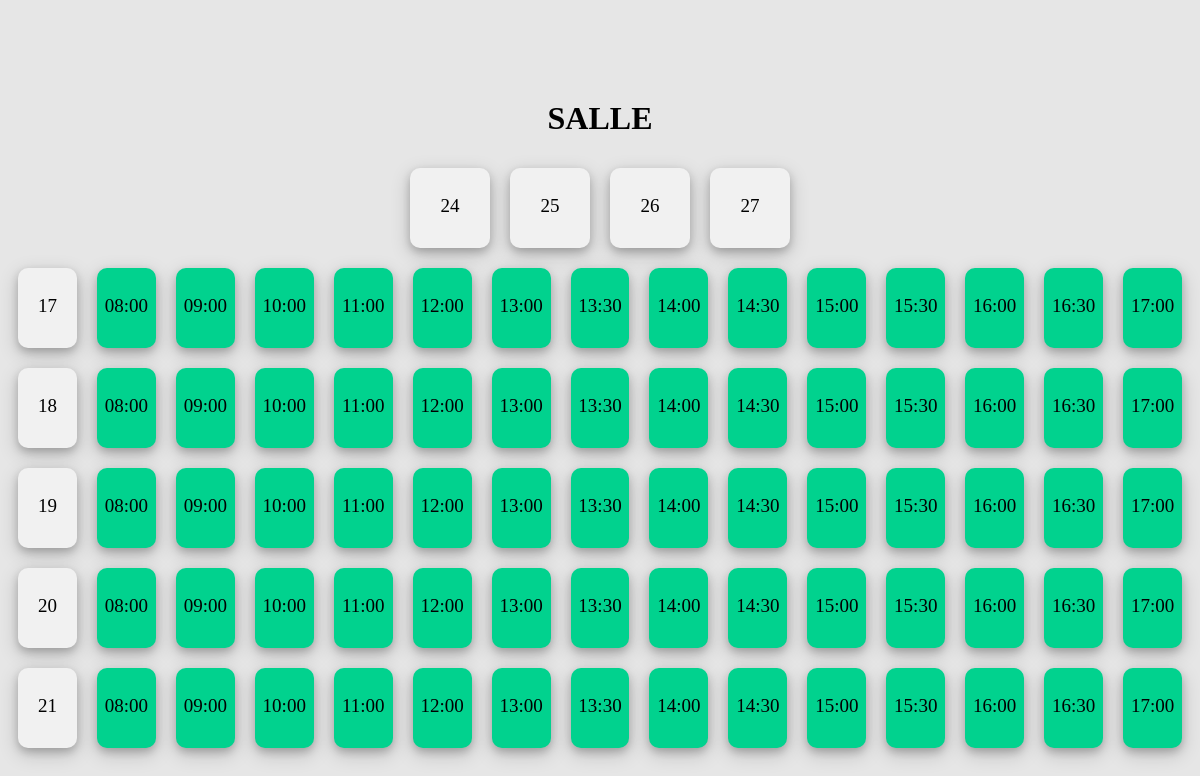
Page /salle.php on the committed database.
### tables this page shows
CREATE TABLE IF NOT EXISTS `semaines` (
  `IdSemaine` int(11) NOT NULL AUTO_INCREMENT,
  `NumSemaine` int(2) NOT NULL,
  `Du` date DEFAULT NULL,
  `Au` date DEFAULT NULL,
  PRIMARY KEY (`IdSemaine`)
);

CREATE TABLE IF NOT EXISTS `heures` (
  `LigneHeure` int(11) NOT NULL AUTO_INCREMENT,
  `De` varchar(5) NOT NULL,
  `A` varchar(5) NOT NULL,
  `Ordre` int(11) NOT NULL,
  `Background` varchar(255) DEFAULT '#B3F5BE',
  `etat` varchar(255) DEFAULT 'libre',
  PRIMARY KEY (`LigneHeure`)
);

### salle.php (the view, shortened to what this page needs)
<?php
try
{
    $bdd = new PDO('mysql:host=localhost;dbname=pupiv', 'root','', array(
		PDO::MYSQL_ATTR_INIT_COMMAND => "SET NAMES utf8"));
	$bdd->setAttribute(PDO::ATTR_ERRMODE, PDO::ERRMODE_EXCEPTION);
}
catch(Exception $e)
{
        die('Erreur : '.$e->getMessage());
}
$semaineencours = $bdd->query('SELECT * FROM parametres WHERE NomParam="SemaineEnCours"');
$dsemaineencours = $semaineencours->fetch();
$aff_sem_restante = $dsemaineencours['Valeur']-1;
?>
<html>
	<head>
		<link rel="stylesheet" href="style.css"/>
	</head>
	<body>
		<h1 class="hello">SALLE <?php echo $_GET['nomsalle']?></h1>
		<div class="flex-containersemaine">
		<?php
		$semaines = $bdd->query('SELECT * FROM semaines WHERE NumSemaine>"'.$aff_sem_restante.'"');
		while($dsemaines = $semaines->fetch()){
		?>
			<div onclick="window.location.href='salle.php?nomsalle=<?php echo $_GET['nomsalle']?>&semaine=<?php echo $dsemaines['NumSemaine']?>'"><?php echo $dsemaines['NumSemaine']?></div>
		<?php
		}
		?>
		</div>
		<?php
		$affdate = $bdd->query('SELECT * FROM semaines WHERE NumSemaine = "'.$_GET['semaine'].'"');
		$daffdate = $affdate->fetch();
		$day = 0 ;
		while($day < 5){
		?>
		<div class="flex-containersemaine">
			<div>
			<?php
				$jour = $daffdate['Du'];
				$dec = date('Y-m-d', strtotime($jour. ' + '.$day.' days'));
				echo date('d', strtotime($jour. ' + '.$day.' days'));
			?>
			</div>
			<?php
$creneau = $bdd->query('SELECT * FROM heures');
while($dcreneau = $creneau->fetch()){
	$heuredebut = $dcreneau['De'];
	$heurefin = $dcreneau['A'];
			$existcreneau = $bdd->query('SELECT count(*) as "dispo" FROM reservations WHERE Date = "'.$dec.'" AND Debut="'.$heuredebut.'" AND Fin="'.$heurefin.'" AND salle="'.$_GET['nomsalle'].'"');
			$dexistcreneau = $existcreneau->fetch();
			if($dexistcreneau['dispo']=="0"){
			?>
				<div style="background-color:#01d28e"><?php echo $heuredebut?></div>
			<?php
			}
			?>
			<?php
}
		?>
		</div>
		<?php
		$day = $day+1;
		}
		?>
	</body>
</html>

### style.css (style rules this page uses)
body { background-color:#E6E6E6; }
.hello { text-align:center; margin-top:100px; }
.flex-containersemaine { display: flex; justify-content: center; }
.flex-containersemaine > div { cursor:pointer; background-color: #f1f1f1; width: 80px; margin: 10px; height:80px; text-align: center; line-height: 75px; font-size: 19px; border-radius:10px; box-shadow: 0 4px 8px 0 rgba(0, 0, 0, 0.2), 0 6px 20px 0 rgba(0, 0, 0, 0.19); }

### rows in the picture
semaines: NumSemaine "24"
semaines: NumSemaine "25"
semaines: NumSemaine "26"
semaines: NumSemaine "27"
heures: De "08:00"
heures: De "09:00"
heures: De "10:00"
heures: De "11:00"
heures: De "12:00"
heures: De "13:00"
heures: De "13:30"
heures: De "14:00"
heures: De "14:30"
heures: De "15:00"
heures: De "15:30"
heures: De "16:00"
heures: De "16:30"
heures: De "17:00"

### other values in the picture
date('d', strtotime($jour. ' + '.$day.' days')) "17"
date('d', strtotime($jour. ' + '.$day.' days')) "18"
date('d', strtotime($jour. ' + '.$day.' days')) "19"
date('d', strtotime($jour. ' + '.$day.' days')) "20"
date('d', strtotime($jour. ' + '.$day.' days')) "21"
